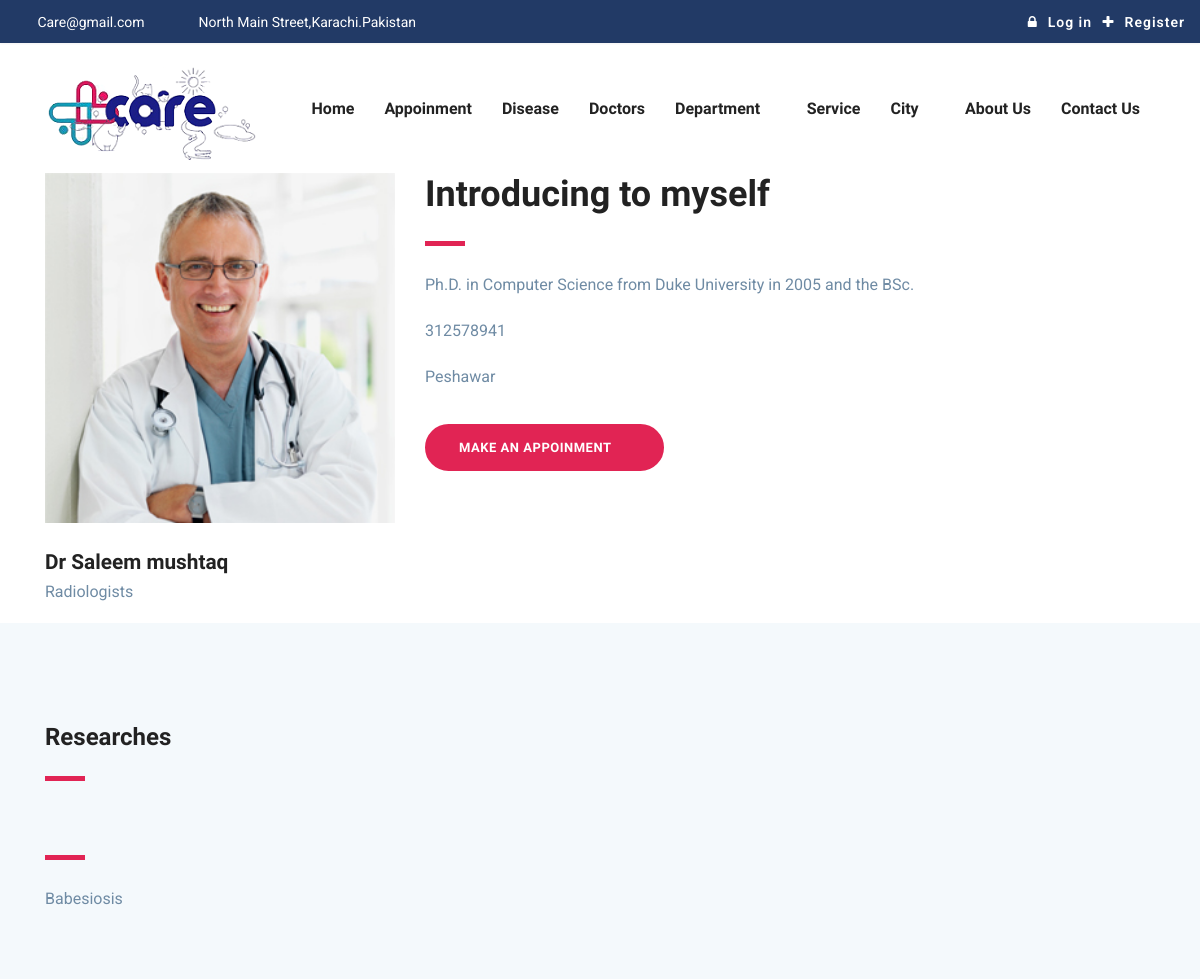
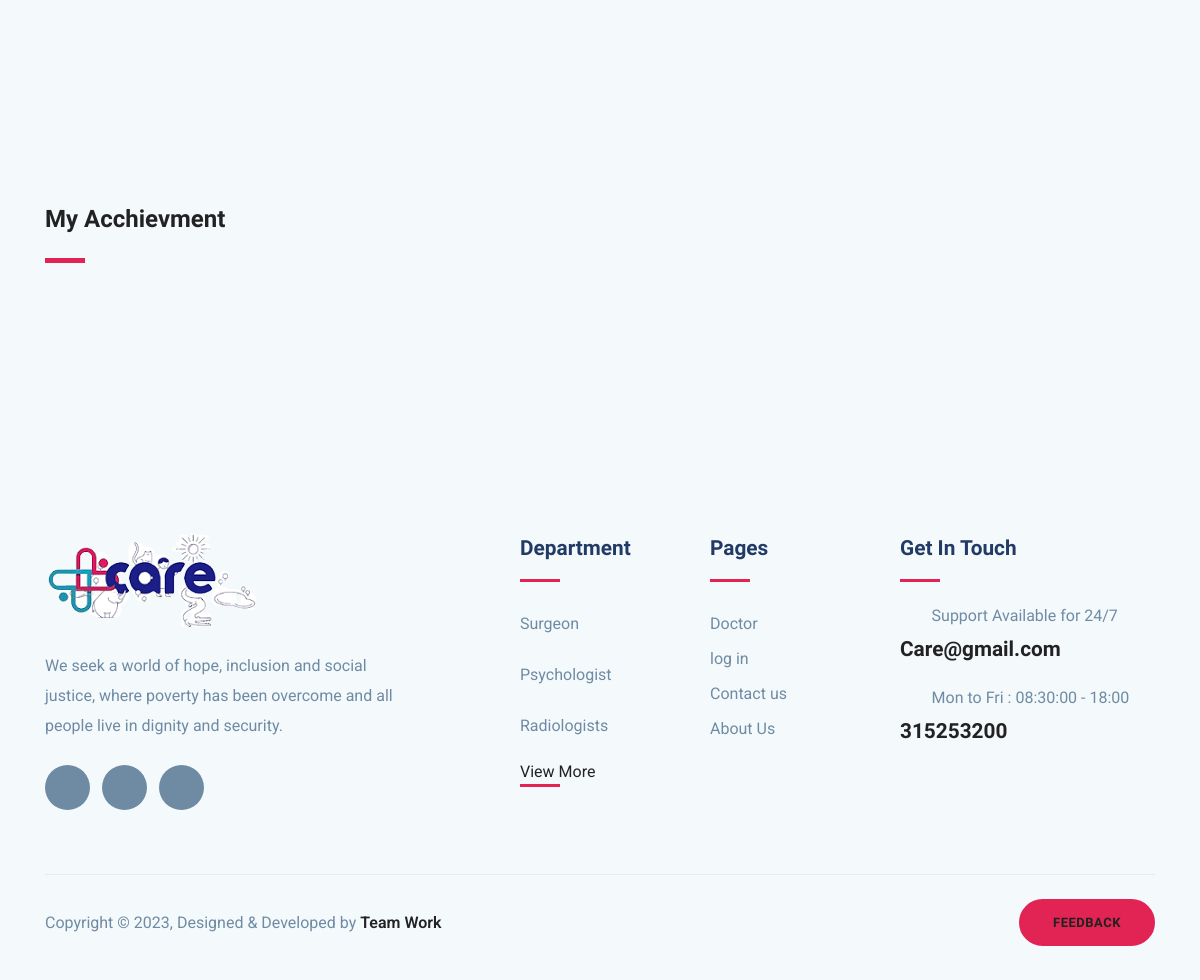
/project/user/doctor_single.php?id=19, run on the app's committed database (2 pictures, top to bottom).
### tables this page shows
CREATE TABLE `information` (
  `id` int(11) NOT NULL,
  `phone` int(12) NOT NULL,
  `email` varchar(42) NOT NULL,
  `locations` varchar(100) NOT NULL,
  `time` time NOT NULL
);

CREATE TABLE `doctor` (
  `Id` int(11) NOT NULL,
  `doc_name` varchar(50) NOT NULL,
  `experiance` varchar(1000) NOT NULL,
  `contact` varchar(12) NOT NULL,
  `user_id_FK` int(11) NOT NULL,
  `cat_id_FK` int(11) NOT NULL,
  `city_id_FK` int(11) NOT NULL,
  `doc_img` varchar(100) NOT NULL
);

CREATE TABLE `category` (
  `Id` int(11) NOT NULL,
  `cat_name` varchar(50) NOT NULL,
  `cat_text` varchar(230) NOT NULL,
  `cat_img` varchar(80) NOT NULL
);

CREATE TABLE `cities` (
  `Id` int(11) NOT NULL,
  `city_name` varchar(50) NOT NULL
);

CREATE TABLE `dissease` (
  `Id` int(11) NOT NULL,
  `diss_name` varchar(50) NOT NULL,
  `doc_id_FK` int(11) NOT NULL,
  `prevention` varchar(500) NOT NULL,
  `care` varchar(250) NOT NULL,
  `since` varchar(50) NOT NULL,
  `diss_img` varchar(100) NOT NULL
);

### project/user/doctor_single.php (the view, shortened to what this page needs)
<?php
include('header.php');
include('../admin/connect.php');
@$id=$_GET['id'];
$q="SELECT users.user_name,cities.city_name,category.cat_name,doctor.* FROM `doctor` join cities on cities.Id=doctor.city_id_FK join category on category.Id=doctor.cat_id_FK join users on users.Id=doctor.user_id_FK where doctor.Id= $id ";
$run=mysqli_query($con,$q);
$data=mysqli_fetch_assoc($run);
$query1 = "SELECT dissease.*,doctor.doc_name  FROM `dissease` JOIN doctor on doctor.Id=dissease.doc_id_FK where doctor.Id= $id";
$run6 = mysqli_query($con, $query1);
?>
	<div class="container">
		<div class="row">
			<div class="col-lg-4 col-md-6">
				<div class="doctor-img-block">
					<img src="../admin/<?php  echo $data['doc_img'] ?>" alt="" class="img-fluid w-100">
					<div class="info-block mt-4">
						<h4 class="mb-0"><?php echo $data['doc_name']?></h4>
						<p><?php echo $data['cat_name']?></p>
					</div>
				</div>
			</div>
			<div class="col-lg-8 col-md-6">
				<div class="doctor-details mt-4 mt-lg-0">
					<h2 class="text-md">Introducing to myself</h2>
					<div class="divider my-4"></div>
					<p><?php echo $data['experiance']?></p>
					<p><?php echo $data['contact']?></p>
					<p><?php echo $data['city_name']?></p>
					<a href="appoinment.php?id=<?php echo $data ['Id']?>" class="btn btn-main-2 btn-round-full mt-3">Make an Appoinment<i
							class="icofont-simple-right ml-2  "></i></a>
				</div>
			</div>
		</div>
	</div>
<section class="section doctor-qualification gray-bg">
	<div class="container">
		<div class="row">
			<div class="col-lg-6">
				<div class="section-title">
					<h3>Researches</h3>
					<div class="divider my-4"></div>
					<?php while($data2=mysqli_fetch_assoc($run6)){ ?>
					<div class="divider my-4"></div>
					<p > <?php echo $data2 ['diss_name']?></p>
				<?php } ?>
				</div>
			</div>
		</div>
</section>
<section class="section doctor-qualification gray-bg">
	<div class="container">
		<div class="row">
			<div class="col-lg-6">
				<div class="section-title">
					<h3>My Acchievment</h3>
					<div class="divider my-4"></div>
				</div>
			</div>
		</div>
</section>
<?php include('footer.php')?>

### project/user/header.php (shortened to what this page needs)
<!DOCTYPE html>
<html lang="en">
<head>
  <link rel="stylesheet" href="https://cdnjs.cloudflare.com/ajax/libs/font-awesome/4.7.0/css/font-awesome.min.css">
  <link rel="stylesheet" href="plugins/bootstrap/bootstrap.min.css">
  <link rel="stylesheet" href="plugins/icofont/icofont.min.css">
  <link rel="stylesheet" href="plugins/slick-carousel/slick/slick.css">
  <link rel="stylesheet" href="plugins/slick-carousel/slick/slick-theme.css">
  <link rel="stylesheet" href="css/style.css">
</head>
<body id="top">
<?php
function PageName() {
  return substr($_SERVER["SCRIPT_NAME"],strrpos($_SERVER["SCRIPT_NAME"],"/")+1);
}
$current_page = PageName();
include('../admin/connect.php');
$query = "SELECT * FROM `information`order by id desc limit 1";
$run2 = mysqli_query($con, $query);
?>
<header>
	<div class="header-top-bar">
		<div class="container-fluid">
			<div class="row align-items-center">
				<div class="col-lg-6">
				<?php while($data=mysqli_fetch_assoc($run2)) { ?>
					<ul class="top-bar-info list-inline-item pl-0 mb-0">
						<li class="list-inline-item"><a href="contact.php"><i class="icofont-support-faq mr-2"></i> <?php echo $data ['email']?></a></li>
						<li class="list-inline-item"><i class="icofont-location-pin mr-2"></i> <?php echo $data ['locations']?></li>
					</ul>
					<?php } ?>
				</div>
				<div class="col-lg-6">
				<?php if(isset($_SESSION['FRONT'])) {?>
					<div class="text-lg-right top-right-bar mt-2 mt-lg-0">
						<a href="patient.php">
							<span><i class="fa fa-user"></i><?php echo strtoupper($_SESSION['FRONT'])?></span> &nbsp;
						</a>
						<a href="logout.php">
						<span ><i class="fa fa-sign-out"></i>Logout</span>
                        </a>
						<?PHP } else {?>
							<div class="text-lg-right top-right-bar mt-2 mt-lg-0">
						<a href="login.php">
							<span><i class="fa fa-lock"></i>Log in</span> &nbsp;
						</a>
						<a href="register.php">
						<span ><i class="fa fa-plus"></i>Register</span>
                        </a>
						<?php } ?>
					</div>
				</div>
			</div>
		</div>
	</div>
	<nav class="navbar navbar-expand-lg navigation" id="navbar">
		<div class="container">
			<a class="navbar-brand" href="index.php">
				<img src="images/logoe.png" alt="" class="img-fluid">
			</a>
			<div class="collapse navbar-collapse" id="navbarmain">
				<ul class="navbar-nav ml-auto">
					<li class="nav-item <?php echo $current_page == 'index.php' ? 'active' :NULL ?>"><a class="nav-link" href="index.php">Home</a></li>
					<li class="nav-item <?php echo $current_page == 'appoinment.php' ? 'active' :NULL ?>"><a class="nav-link" href="appoinment.php">appoinment</a></li>
					<li class="nav-item <?php echo $current_page == 'dissease.php' ? 'active' :NULL ?>"><a class="nav-link" href="dissease.php">Disease</a></li>
					<li class="nav-item <?php echo $current_page == 'doctor.php' ? 'active' :NULL ?>"><a class="nav-link" href="doctor.php">Doctors</a></li>
					<li class="nav-item dropdown">
						<a class="nav-link <?php echo $current_page == 'department.php' ? 'active' :NULL ?> dropdown-toggle" href="department.php" id="dropdown02" data-toggle="dropdown"
							aria-haspopup="true" aria-expanded="false">Department <i class="icofont-thin-down"></i></a>
					</li>
					<li class="nav-item  <?php echo $current_page == 'service.php' ? 'active' :NULL ?>"><a class="nav-link" href="service.php">Service</a></li>
					<li class="nav-item dropdown">
						<a class="nav-link <?php echo $current_page == 'department.php' ? 'active' :NULL ?> dropdown-toggle" href="department.php" id="dropdown02" data-toggle="dropdown"
							aria-haspopup="true" aria-expanded="false">city <i class="icofont-thin-down"></i></a>
					</li>
					<li class="nav-item <?php echo $current_page == 'about.php' ? 'active' :NULL ?>"><a class="nav-link" href="about.php">About Us</a></li>
					<li class="nav-item <?php echo $current_page == 'contact.php' ? 'active' :NULL ?>"><a class="nav-link" href="contact.php">Contact Us</a></li>
				</ul>
			</div>
		</div>
	</nav>
</header>

### project/user/footer.php (shortened to what this page needs)
<footer class="footer section gray-bg">
<?php
include('../admin/connect.php');
$query = "SELECT * FROM `information`order by id desc limit 1";
$run22 = mysqli_query($con, $query);
$q="SELECT * FROM `category`order by id desc limit 3";
$run=mysqli_query($con,$q);
?>
	<div class="container">
		<div class="row">
			<div class="col-lg-4 mr-auto col-sm-6">
				<div class="widget mb-5 mb-lg-0">
					<div class="logo mb-4">
						<img src="images/logoe.png" alt="" class="img-fluid">
					</div>
					<p>We seek a world of hope, inclusion and social justice, where
poverty has been overcome and all people live in dignity and security.</p>
					<ul class="list-inline footer-socials mt-4">
						<li class="list-inline-item">
							<a href="https://www.facebook.com/"><i class="icofont-facebook"></i></a>
						</li>
						<li class="list-inline-item">
							<a href="https://twitter.com/"><i class="icofont-twitter"></i></a>
						</li>
						<li class="list-inline-item">
							<a href="https://www.instagram.com/"><i class="icofont-instagram"></i></a>
						</li>
					</ul>
				</div>
			</div>
			<div class="col-lg-2 col-md-6 col-sm-6">
				<div class="widget mb-5 mb-lg-0">
					<h4 class="text-capitalize mb-3">Department</h4>
					<div class="divider mb-4"></div>
					<?php while($data=mysqli_fetch_assoc($run)) { ?>
					<ul class="list-unstyled footer-menu lh-35">
							<li><?php echo $data['cat_name'] ?></li>
					</ul>
					<?php } ?>
					<a href="department.php" class="widget">View More </a>
					<div class="divider mb-4"></div>
				</div>
			</div>
			<div class="col-lg-2 col-md-6 col-sm-6">
				<div class="widget mb-5 mb-lg-0">
					<h4 class="text-capitalize mb-3">Pages</h4>
					<div class="divider mb-4"></div>
					<ul class="list-unstyled footer-menu lh-35">
					<li> <a href="doctor.php"> Doctor</a>   </li>
							<li> <a href="login.php"> log in</a>   </li>
				      	    <li> <a href="contact.php"> Contact us</a></li>
							<li> <a href="about.php"> About Us</a></li>
					</ul>
				</div>
			</div>
			<?php while ($data=mysqli_fetch_assoc($run22)){?>
			<div class="col-lg-3 col-md-6 col-sm-6">
				<div class="widget widget-contact mb-5 mb-lg-0">
					<h4 class="text-capitalize mb-3">Get in Touch</h4>
					<div class="divider mb-4"></div>
					<div class="footer-contact-block mb-4">
						<div class="icon d-flex align-items-center">
							<i class="icofont-email mr-3"></i>
							<span class="h6 mb-0">Support Available for 24/7</span>
						</div>
						<h4 class="mt-2"><a href="mailto:support@email.com"> <?php echo $data ['email']?></a></h4>
					</div>
					<div class="footer-contact-block">
						<div class="icon d-flex align-items-center">
							<i class="icofont-support mr-3"></i>
							<span class="h6 mb-0">Mon to Fri :  <?php echo $data ['time']?> - 18:00</span>
						</div>
						<h4 class="mt-2"><a href="tel:+23-345-67890"> <?php echo $data ['phone']?></a></h4>
					</div>
				</div>
			</div>
			<?php } ?>
		</div>
		<div class="footer-btm py-4 mt-5">
			<div class="row align-items-center justify-content-between">
				<div class="col-lg-6">
					<div class="copyright">
						Copyright &copy; 2023, Designed &amp; Developed by <a href="">Team Work</a>
					</div>
				</div>
				<div class="col-lg-6">
					<div class="subscribe-form text-lg-right mt-5 mt-lg-0">
							<button  class="btn btn-main-2 btn-round-full"><a href="rate.php">Feedback</a></button>
					</div>
				</div>
			</div>
		</div>
	</div>
</footer>
  </body>
  </html>

### project/user/css/style.css (style rules this page uses)
html { overflow-x: hidden; }
body { line-height: 1.6; font-family: "Roboto", sans-serif; -webkit-font-smoothing: antialiased; font-size: 16px; color: #6F8BA4; font-weight: 400; overflow-x: hidden; }
h1, .h1, h2, .h2, h3, .h3, h4, .h4, h5, .h5, h6, .h6 { font-family: "Exo", sans-serif; font-weight: 700; color: #222; }
h2, .h2 { font-size: 44px; }
h3, .h3 { font-size: 1.5rem; }
h4, .h4 { font-size: 1.3rem; line-height: 30px; }
h6, .h6 { font-size: 1rem; }
p { line-height: 30px; }
.btn { display: inline-block; font-size: 14px; font-size: 0.8125rem; font-weight: 700; letter-spacing: 0.5px; padding: 0.75rem 2rem; font-family: "Exo", sans-serif; text-transform: uppercase; border-radius: 5px; border: 2px solid transparent; transition: all 0.35s ease; }
.btn-main-2 { background: #e12454; color: #fff; border-color: #e12454; }
.btn-round-full { border-radius: 50px; }
.section { padding: 100px 0; }
.text-md { font-size: 2.25rem; }
a { color: #222; text-decoration: none; transition: all 0.35s ease; }
.section-title { margin-bottom: 70px; }
.gray-bg { background: #f4f9fc; }
#navbarmain .nav-link { font-weight: 600; padding: 15px 15px; color: #222; font-family: "Exo", sans-serif; text-transform: capitalize; font-size: 16px; transition: all 0.25s ease; }
.dropdown-toggle::after { display: none; }
.navbar-brand { margin-top: 10px; }
.header-top-bar { background: #223a66; font-size: 14px; padding: 10px 0px; box-shadow: 0 1px 2px rgba(0, 0, 0, 0.05); color: #fff; }
.top-bar-info li a { color: #fff; margin-right: 20px; }
.top-right-bar a span { color: #fff; font-weight: 600; letter-spacing: 1px; vertical-align: middle; }
.top-right-bar a i { color: #fff; margin-right: 10px; }
.navigation .dropdown-toggle::after { display: none; }
.divider { width: 40px; height: 5px; background: #e12454; }
.lh-35 { line-height: 35px; }
.footer { padding-bottom: 10px; }
.footer .copyright a { font-weight: 600; }
.logo { font-weight: 600; letter-spacing: 1px; }
.widget .divider { height: 3px; }
.widget h4 { color: #223a66; }
.widget .footer-menu a { color: #6F8BA4; }
.footer-contact-block span { font-weight: 400; color: #6F8BA4; }
.footer-contact-block i { font-size: 20px; }
.footer-btm { border-top: 1px solid rgba(0, 0, 0, 0.06); }
.footer-socials li a { width: 45px; height: 45px; background: #6F8BA4; color: #fff; display: inline-block; text-align: center; border-radius: 100%; padding-top: 12px; }

### data on the page
information: email "Care@gmail.com", locations "North Main Street,Karachi.Pakistan", time "08:30:00", phone "315253200"
doctor: doc_img (picture), doc_name "Dr Saleem mushtaq", category.cat_name "Radiologists", experiance "Ph.D. in Computer Science from Duke University in 2005 and the BSc.", contact "312578941", cities.city_name "Peshawar"
dissease: diss_name "Babesiosis"
category: cat_name "Surgeon"
category: cat_name "Psychologist"
category: cat_name "Radiologists"
